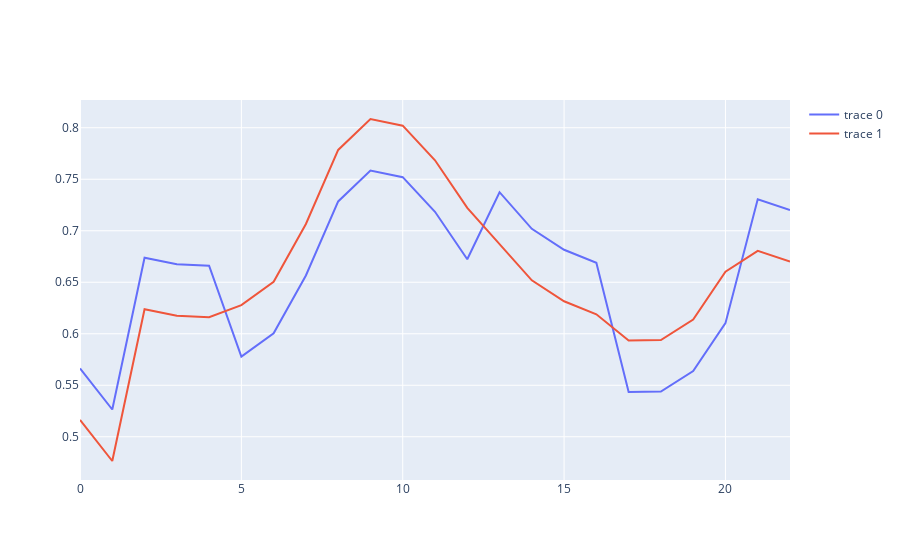

The notebook cell this image was saved under:
### Code cell
fig = go.Figure(go.Scatter(y=adversarial.numpy()[0].T[0]))
fig.add_trace(go.Scatter(y=X_test[0].T[0]))
fig

### Figure 1 — Plotly figure (JSON) as saved in the notebook; plotly's stock layout.template omitted (floating-point values rounded to 4 significant figures)
{"data": [{"type": "scatter", "y": [0.5663, 0.5265, 0.6738, 0.6676, 0.6661, 0.5778, 0.6005, 0.6566, 0.7285, 0.7585, 0.752, 0.7184, 0.6723, 0.7374, 0.7019, 0.6816, 0.6689, 0.5435, 0.5438, 0.5638, 0.6103, 0.7305, 0.7201]}, {"type": "scatter", "y": [0.5163, 0.4765, 0.6238, 0.6176, 0.6161, 0.6278, 0.6505, 0.7066, 0.7785, 0.8085, 0.802, 0.7684, 0.7223, 0.6874, 0.6519, 0.6316, 0.6189, 0.5935, 0.5938, 0.6138, 0.6603, 0.6805, 0.6701]}], "layout": {}}
